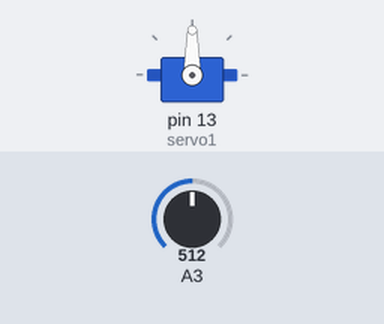
This sketch was run on a simulated Arduino Uno, built with avr-gcc and run on an emulated ATmega328P. Parts: servo. Inputs (shaded band) come from the test bench; at power-on: A3 = 512.

Above: at 1.2 s.
1.3 s: A3 set to 716
At 2.4 s:
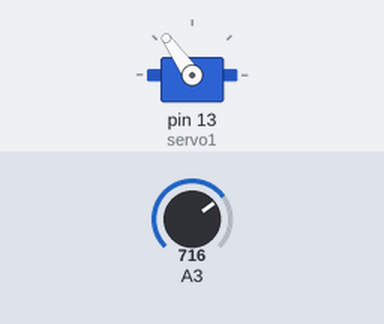
3.0 s: A3 set to 900
At 3.6 s:
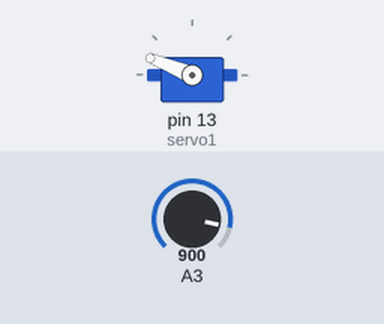
4.5 s: A3 set to 1023
At 4.8 s:
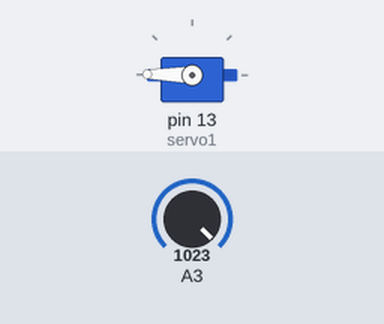
6.0 s: A3 set to 306
At 7.1 s:
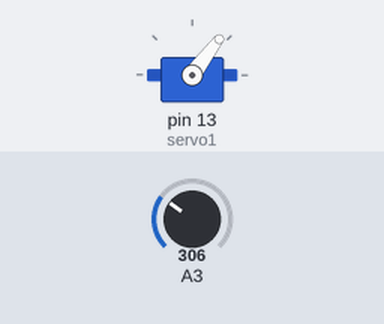
7.5 s: A3 set to 122
At 8.3 s:
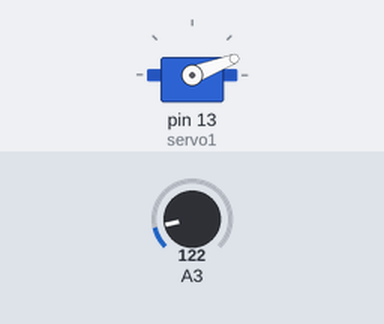
Timing chart, 0 to 10.0 s (numbered marks = the images above; inputs shaded):
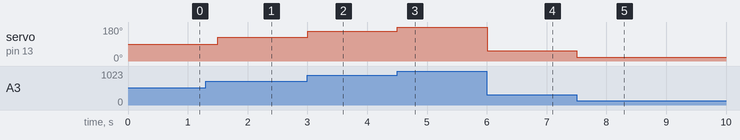

The sketch:

servoPrueba.ino
```cpp
#include <Servo.h>          // Incluir la librería Servo
Servo servo1;               // Crear un objeto tipo Servo llamado servo1
int angulo = 0 ;

void setup()
    {
       servo1.attach(13) ;  // Conectar servo1 al pin 9
    }

void loop()
    {
       angulo  = map( analogRead(A3), 0, 1024, 0, 180);
       servo1.write(angulo);
       delay(250);
    }
```

Measured:
- after the input at 1.3 s, servo on pin 13 (servo1): 90° → 125° after 0.20 s
- after the input at 3.0 s, servo on pin 13 (servo1): 125° → 158° at once
- after the input at 4.5 s, servo on pin 13 (servo1): 158° → 179° at once
- after the input at 6.0 s, servo on pin 13 (servo1): 179° → 53° at once
- after the input at 7.5 s, servo on pin 13 (servo1): 53° → 21° at once
